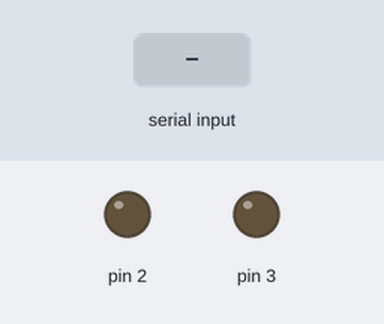
Bench run of a sketch on a simulated Arduino Uno, built with avr-gcc and run on an emulated ATmega328P. Parts: output pins drawn as LEDs (lit = HIGH). Inputs (shaded band) come from the test bench.

Above: at 1.2 s.
1.3 s: "1\n" received over Serial
At 1.9 s:
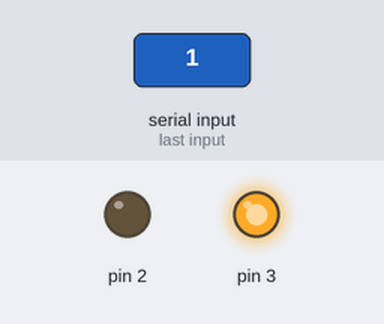
Timing chart, 0 to 4.3 s (numbered marks = the images above; inputs shaded):
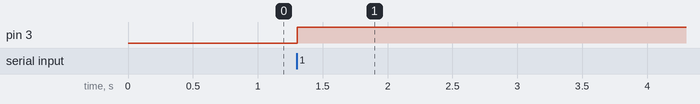

Measured:
- after the input at 1.3 s, pin 3: LOW → HIGH at once

The sketch:

04_Serial_From_p5.ino
```cpp
// Using: ArduinoJson by Benoit Blanchon
// v6.21.5
#include <ArduinoJson.h>

void receiveData(const char* jsonText) {
  StaticJsonDocument<128> resJson;
  DeserializationError error = deserializeJson(resJson, jsonText);

  if (error) {
    Serial.println(F("deserializeJson() failed: "));
    Serial.println(error.f_str());
    return;
  }

  int x = resJson["data"]["x"];
  int y = resJson["data"]["y"];
  int w = resJson["data"]["w"];
  int h = resJson["data"]["h"];

  int xVal = map(x, 0, w, 0, 255);
  int yVal = map(y, 0, h, 0, 255);

  analogWrite(2, xVal);
  analogWrite(3, yVal);
}

void setup() {
  Serial.begin(9600);
  while (!Serial) {}

  pinMode(2, OUTPUT);
  pinMode(3, OUTPUT);
  analogWrite(2, 0);
  analogWrite(3, 0);
}

void loop() {
  if (Serial.available() > 0) {
    String jsonText = Serial.readStringUntil('\n');
    receiveData(jsonText.c_str());
  }

  delay(2);
}
```
